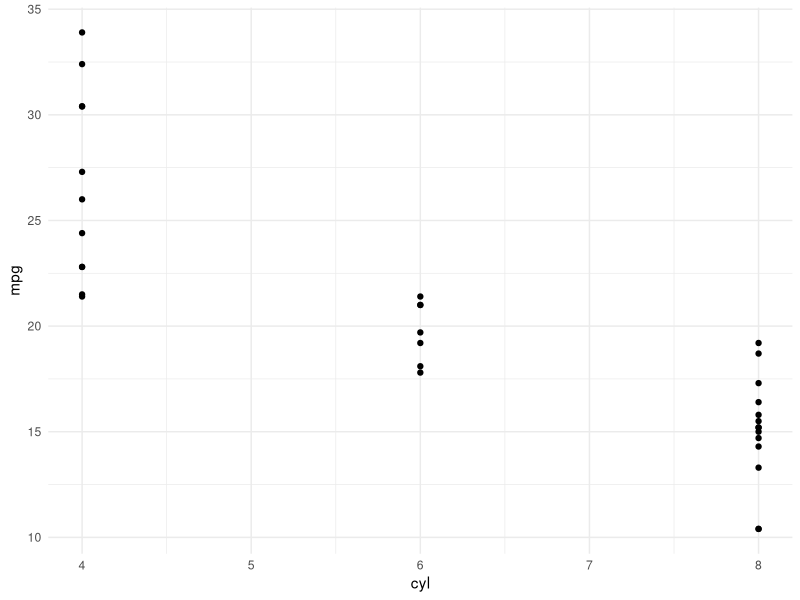

The R script that drew this image:
library(tidyverse)

dir.create("output")
p <- mtcars %>% 
  ggplot(aes(cyl, mpg)) +
  geom_point() +
  theme_minimal()

ggsave("output/plot1.png", p)
